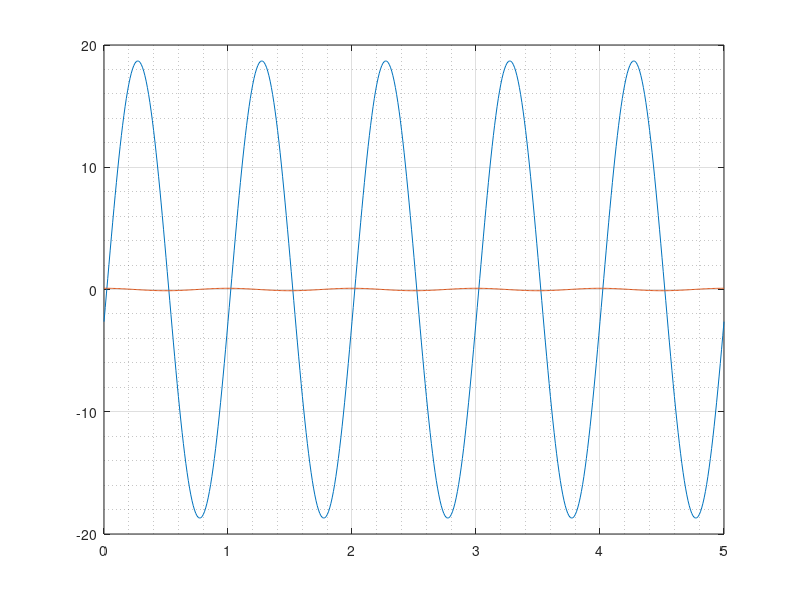
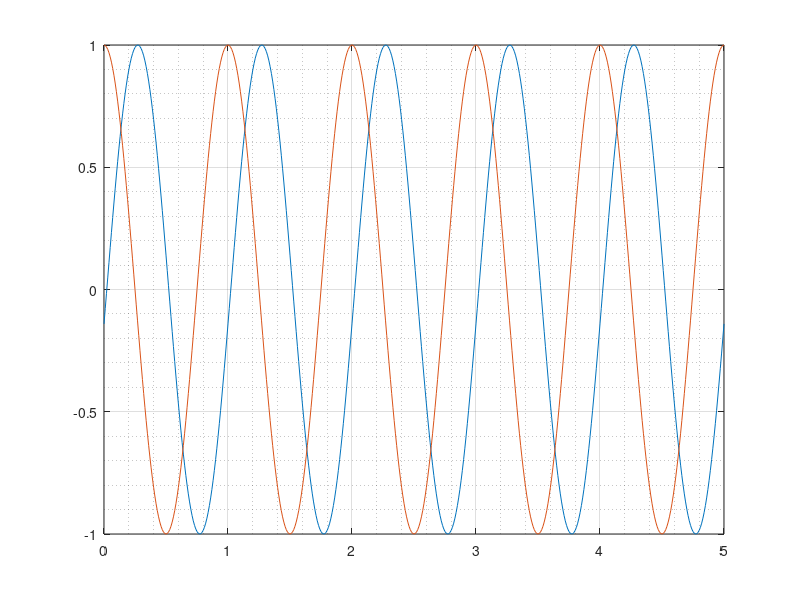
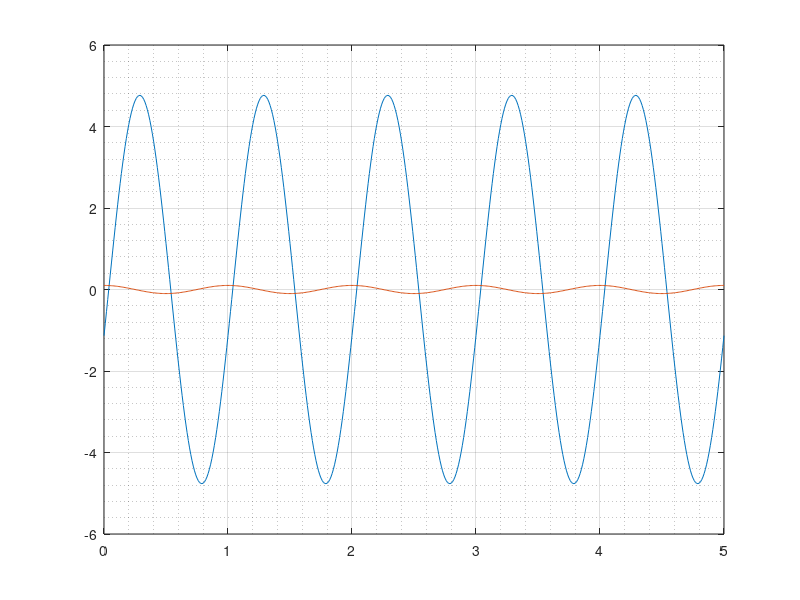
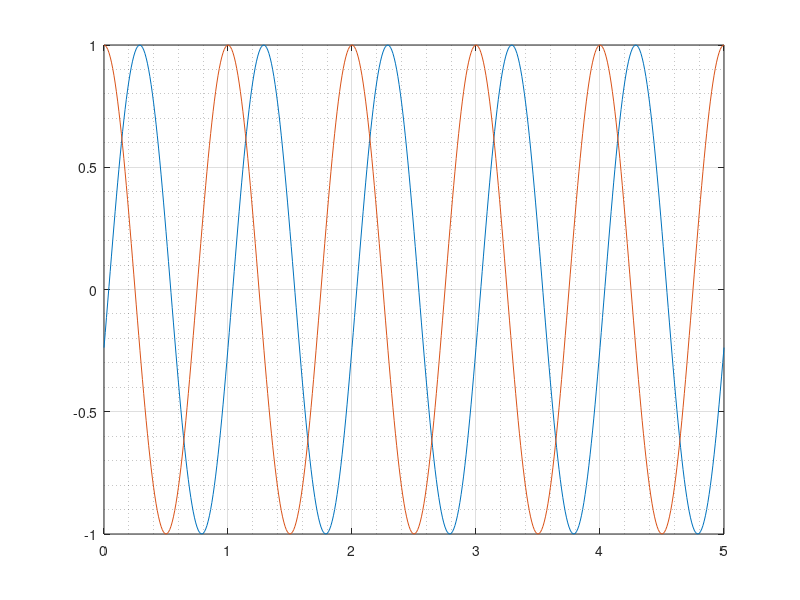

Here is the MATLAB script that generated these plots, in order:
clc; clear; close all;

% k = 0:0.01:5;
rho = 1.225;
u = 20;
y0 = 0.1;
f = 1;
c = 1;
b = 0.5*c;
omega = 2*pi*f;
k = omega*b/u;

k0 = besselk(0,1i*k);
k1 = besselk(1,1i*k);
cofk = k1./(k0 + k1);

% Plunging
p = 1 - 2i*cofk./k;
Lfreq = pi*rho*u^2*b*y0*k^2*p;
Mfreq = -1i*pi*rho*u^2*b^2*k*y0*cofk;
fprintf('Plunging\n')
fprintf('k = %.4f\n',k)
fprintf('Lift Amplitude = %.4f %.4fi\n',real(Lfreq),imag(Lfreq))
fprintf('Moment Amplitude = %.4f %.4fi\n',real(Mfreq),imag(Mfreq))

t = 0:0.01:5;
y = y0*exp(1i*omega*t);
L = Lfreq*exp(1i*omega*t);
M = Mfreq*exp(1i*omega*t);

% Care only about the real part
figure(1)
plot(t,real(L))
hold on
plot(t,real(y))
grid on
grid minor

figure(2)
plot(t,real(L)./abs(L))
hold on
plot(t,real(y)./abs(y))
grid on
grid minor

figure(3)
plot(t,real(M))
hold on
plot(t,real(y))
grid on
grid minor

figure(4)
plot(t,real(M)./abs(M))
hold on
plot(t,real(y)./abs(y))
grid on
grid minor

figure(5)
plot(t,real(L))
hold on
plot(t,real(M))
grid on
grid minor